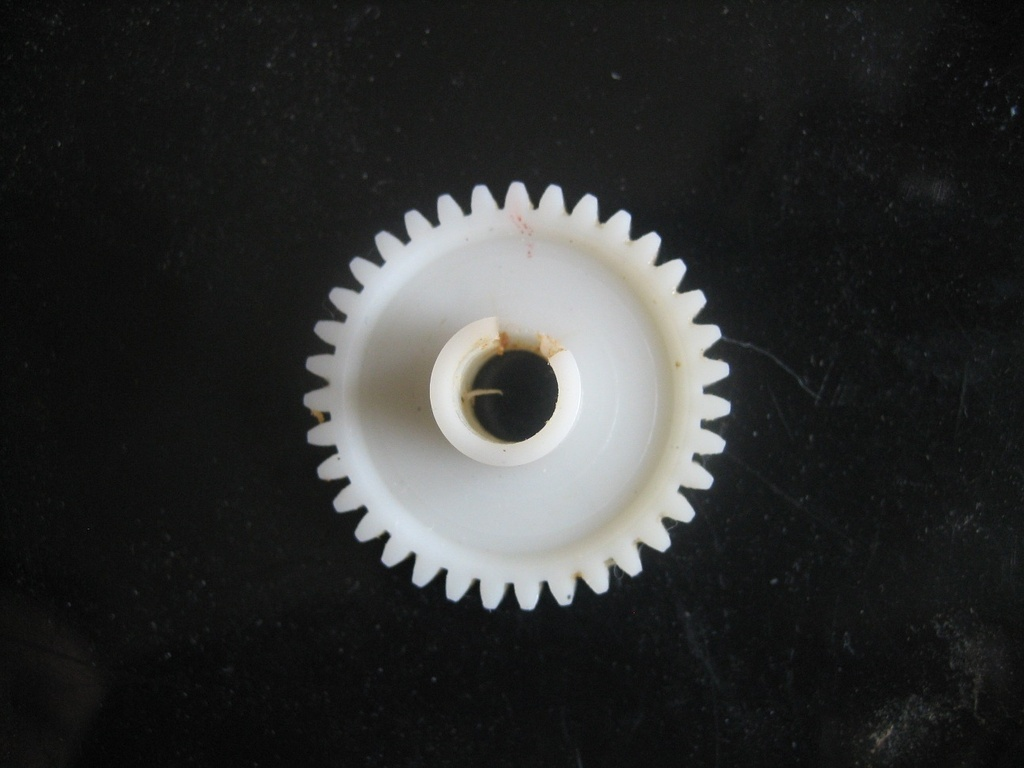
#> input picture Exercise1/Basic/gear1.jpg, 1024 x 768 px
$ python -i features.py   (imports and definitions only)
#> lines starting #> are read from the running program, lines starting #| are printed output that depends on the picture; after the words box and inside, x2 and y2 are one past the last pixel; in counts of white or black regions, pixels touching at a corner belong together
### Exercise1/Basic/thresholding.py
import numpy as np
import matplotlib.pyplot as plt

class Thresholding:

    def __init__(self, grayScaleImage):
        self.grayScaleImage = grayScaleImage

    def calculateHistogram(self):
        """Calculate histogram of a grayscale image.
        @param grayImage : uint8 2D numpy array of variable size
        output: image histogram"""
        histogram = np.zeros((256,), dtype="float64")
        for gray_threshold in range(256):
            pixel_num = np.sum(self.grayScaleImage == gray_threshold)
            histogram[gray_threshold] = pixel_num
        self.imageHistogram = histogram

    # [11 lines left out: function drawHistogram, not called in this run]

    def setThreshold(self):
        """Sets threshold of a grayscale image by maximizing information.
        @param grayImage : Image we are setting a threshold to
        output: Value of threshold, which maximizes information"""
        # Calculate number of pixels in image
        n = self.grayScaleImage.shape[0] * self.grayScaleImage.shape[1]

        # Calculate distribution of relative frequencies, P
        P = self.imageHistogram / n

        # Initialize vector where we save our  information
        # For every possible value of threshold
        information = np.zeros_like(self.imageHistogram)

        # Calculate information at every possible value of threshold
        # Set threshold value which maximizes information
        for t in range(1, 255):
            normalizedP = np.sum(P[:t+1])

            firstFactor = np.divide(P[:t+1], normalizedP, out = np.ones_like(P[:t+1]), where = ((P[:t+1] != 0) & (normalizedP != 0)))
            H0 = - np.sum( np.dot( firstFactor, np.log2(firstFactor) ) )

            secondFactor = np.divide(P[t+1:], (1 - normalizedP), out = np.ones_like(P[t+1:]), where = ((P[t+1:] != 0) & ((1 - normalizedP) != 0)))
            H1 = - np.sum( np.dot( secondFactor, np.log2(secondFactor) ) )

            information[t] = H0 + H1

        # Calculate information at every possible threshold:
        # Search for threshold value where the information is maximized
        t = np.argmax(information)
        self.imageThreshold = t

### Exercise1/Basic/features.py
from shapes import *
import cv2
from thresholding import *


def preprocessImage(inputImage):
    """Side function to pre-process the input image."""

    # Convert picture to grayscale
    processedImage = cv2.cvtColor(inputImage, cv2.COLOR_BGR2GRAY)

    # Oversample image with resizing to 256x256 pixels
    processedImage = cv2.resize(processedImage, dsize = (256, 256), interpolation = cv2.INTER_CUBIC)

    # Apply a median blur of 11 neighbours
    processedImage = cv2.medianBlur(processedImage, 11)

    # Threshold the medianBluredImage
    ImageThresholdingObj = Thresholding(processedImage)
    ImageThresholdingObj.calculateHistogram()
    ImageThresholdingObj.setThreshold()
    _, thresholdedImage = cv2.threshold(processedImage, ImageThresholdingObj.imageThreshold, 255, 0)

    return thresholdedImage

# [61 lines left out: functions shape2Signal, oversampleSignal, calculateFastFourierCoeficients, not called in this run]

>>> import cv2
>>> picture = cv2.imread('gear1.jpg')
#> picture is the input picture: shape (768, 1024, 3); mean B, G, R 46.8, 47.4, 46.5
>>> result = preprocessImage(picture)
#> in preprocessImage, `processedImage = cv2.resize(processedImage, dsize = (256, 256), interp..`:
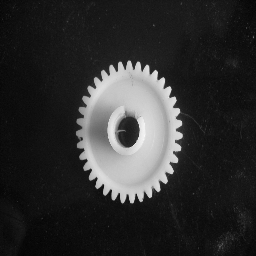
#> processedImage: shape (256, 256); min 3, max 249, mean 47
#> in preprocessImage, `processedImage = cv2.medianBlur(processedImage, 11)`:
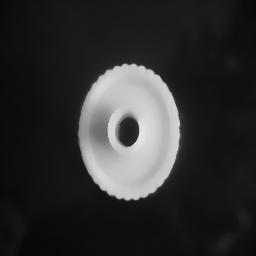
#> processedImage: shape (256, 256); min 7, max 228, mean 46.7
#> the loop in calculateHistogram, `for gray_threshold in range(256):` made 256 passes
#> pixel_num on passes 1 to 3: 0, 0, 0
#> after the loop in calculateHistogram, `for gray_threshold in range(256):`: histogram = 256 values, max 4359 at index 16, min 0 at index 0, mean 256
#> in calculateHistogram, `self.imageHistogram = histogram`: self.imageHistogram has the same summary as histogram
#> in setThreshold, `P = self.imageHistogram / n`: P = 256 values, max 0.0665 at index 16, min 0 at index 0, mean 0.00391
#> the loop in setThreshold, `for t in range(1, 255):` made 254 passes
#> (normalizedP, H0, H1) on passes 12 to 14: (0.0582, 2.06, 5.33), (0.097, 2.2, 5.3), (0.152, 2.35, 5.29)
#> after the loop in setThreshold, `for t in range(1, 255):`: information = 256 values, max 10.93 at index 36, min 0 at index 0, mean 9.38
#> in setThreshold, `t = np.argmax(information)`: t = 36
#> in preprocessImage, `_, thresholdedImage = cv2.threshold(processedImage, ImageThresholdingO..`:
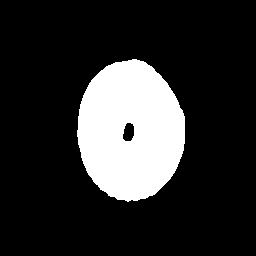
#> thresholdedImage: shape (256, 256); 17.9% white; 1 white region, box (x1, y1, x2, y2) and area: (77, 59, 185, 202) 11725

$ run again, on Exercise1/Basic/gear2.jpg
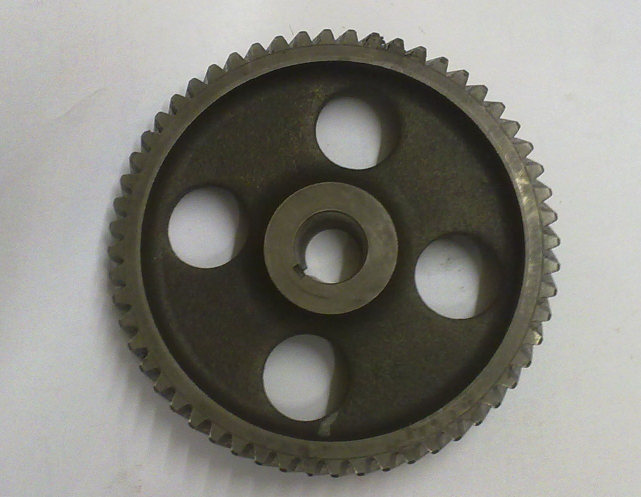
#> input picture Exercise1/Basic/gear2.jpg, 1282 x 994 px (shown at 1/2 size)
#> picture is the input picture: shape (994, 1282, 3); mean B, G, R 124.1, 130.8, 131.9
#> in preprocessImage, `processedImage = cv2.medianBlur(processedImage, 11)`:
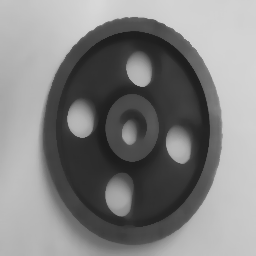
#> processedImage: shape (256, 256); min 28, max 216, mean 130.3
#> the loop in calculateHistogram, `for gray_threshold in range(256):` made 256 passes
#> pixel_num on passes 1 to 3: 0, 0, 0
#> after the loop in calculateHistogram, `for gray_threshold in range(256):`: histogram = 256 values, max 2371 at index 210, min 0 at index 0, mean 256
#> self.imageHistogram has the same summary as histogram
#> P = 256 values, max 0.0362 at index 210, min 0 at index 0, mean 0.00391
#> the loop in setThreshold, `for t in range(1, 255):` made 254 passes
#> (normalizedP, H0, H1) on passes 16 to 18: (0, 0, 7), (0, 0, 7), (0, 0, 7)
#> after the loop in setThreshold, `for t in range(1, 255):`: information = 256 values, max 12.03 at index 124, min 0 at index 0, mean 10.14
#> t = 124
#> in preprocessImage, `_, thresholdedImage = cv2.threshold(processedImage, ImageThresholdingO..`:
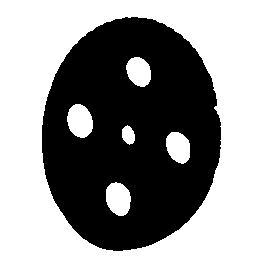
#> thresholdedImage: shape (256, 256); 53.9% white; 1 black region, box (x1, y1, x2, y2) and area: (42, 17, 221, 251) 30217
